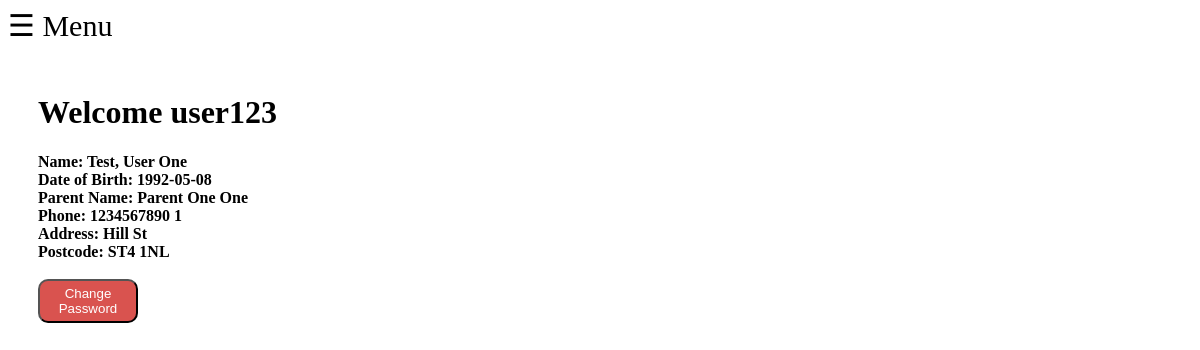
Page /swimmers/index.php (signed in) on the committed database.
### tables this page shows
CREATE TABLE `swimmers` (
  `id` int(11) NOT NULL,
  `role_id` int(11) NOT NULL,
  `username` varchar(255) NOT NULL,
  `password` char(60) NOT NULL,
  `fname` varchar(20) NOT NULL,
  `lname` varchar(50) NOT NULL,
  `dob` date NOT NULL,
  `email` varchar(225) NOT NULL,
  `active` int(11) NOT NULL DEFAULT '0'
);

CREATE TABLE `parents` (
  `id` int(11) NOT NULL,
  `role_id` int(11) NOT NULL,
  `email` varchar(255) NOT NULL,
  `parent_name` varchar(40) NOT NULL,
  `phone` varchar(255) NOT NULL,
  `address` varchar(255) NOT NULL,
  `postcode` varchar(255) NOT NULL,
  `password` char(60) NOT NULL,
  `active` int(11) NOT NULL DEFAULT '0'
);

### core/init.php (called while the page is built, shortened)
<?php
    include 'DB/DB.php';
    include 'function/general.php';
    if(loggedIn() === true) {
        $username_from_session = $_SESSION['username'];
        $roleId_from_session = $_SESSION['role_id'];
        $userData = getUserData($username_from_session, $roleId_from_session);
    }
 ?>

### core/DB/DB.php (called while the page is built, shortened)
<?php
    if($_SERVER['SERVER_NAME'] == 'localhost') {
        $host = "localhost";
        $dbName = "pdocourse";
        $dbusername = "root";
        $dbpassword = "";
    } else {
        $host = "localhost";
        $dbName = "sekti92_pdocourse";
        $dbusername = "crimson";
        $dbpassword = "crimson";
    }
    function connect() {
        global $host;
        global $dbName;
        global $dbusername;
        global $dbpassword;
        try {
            $pdo = new PDO("mysql:host=".$host.";dbname=".$dbName."", $dbusername, $dbpassword);
            $pdo->setAttribute(PDO::ATTR_ERRMODE, PDO::ERRMODE_EXCEPTION);
            $pdo->setAttribute(PDO::ATTR_DEFAULT_FETCH_MODE, PDO::FETCH_OBJ);
            $pdo->setAttribute(PDO::ATTR_EMULATE_PREPARES, false);
            return $pdo;
        } catch (PDOException $e) {
            return false;
        }
    }
    function query($query, $params = array()) {
        $stmt = connect()->prepare($query);
        $stmt->execute($params);
        if(explode(' ', $query)[0] == 'SELECT'){
            $data = $stmt->fetchAll();
            return $data;
        } else {
            return ($stmt) ? true : false;
        }
    }
 ?>

### core/function/general.php (called while the page is built, shortened)
<?php
    function getUserData($username, $roleId) {
        $userData = '';
        if($roleId == 3) {
            $userData = query('SELECT s.id, s.role_id, s.username, s.fname, s.lname, s.dob, s.email, p.parent_name, p.phone, p.address, p.postcode
                               FROM swimmers s JOIN parents p ON s.email = p.email WHERE username = :username', array('username' => $username));
        }
        return $userData;
    }
 ?>

### swimmers/index.php (the view, shortened to what this page needs)
<?php
    include '../core/init.php';
    include '../inc/loggedIn_header.php';
    include '../inc/loggedIn_nav.php';
 ?>
    <main id="main-content">
        <h1>Welcome <?= $userData[0]->username ?></h1>
        <label>
            <b>Name: <?= $userData[0]->lname.', '.$userData[0]->fname ?></b>
        </label><br>
        <label>
            <b>Date of Birth: <?= $userData[0]->dob ?></b>
        </label><br>
        <label>
            <b>Parent Name: <?= $userData[0]->parent_name ?></b>
        </label><br>
        <label>
            <b>Phone: <?= $userData[0]->phone ?></b>
        </label><br>
        <label>
            <b>Address: <?= $userData[0]->address ?></b>
        </label><br>
        <label>
            <b>Postcode: <?= $userData[0]->postcode ?></b>
        </label><br>
        <br>
        <label>
            <a href="changePassword.php">
                <button class="delete" style="padding: 5px;">Change Password</button>
            </a>
        </label>
<?php
    include '../inc/loggedIn_footer.php';
 ?>

### assets/css/slide.css (style rules this page uses)
.delete { width: 100px; background: #d9534f; color: #fff; border-color: 1px solid #fff; border-radius: 10px; }
.menu { overflow-x: scroll; position: relative; left: 0; }
.nav-menu, .menu { -webkit-transition: left 0.2s ease; -moz-transition: left 0.2s ease; transition: left 0.2s ease; }
main { padding: 30px; }

### rows in the picture
swimmers: username "user123", lname "Test", fname "User One", dob "1992-05-08", parents.parent_name "Parent One One", parents.phone "1234567890 1", parents.address "Hill St", parents.postcode "ST4 1NL"
